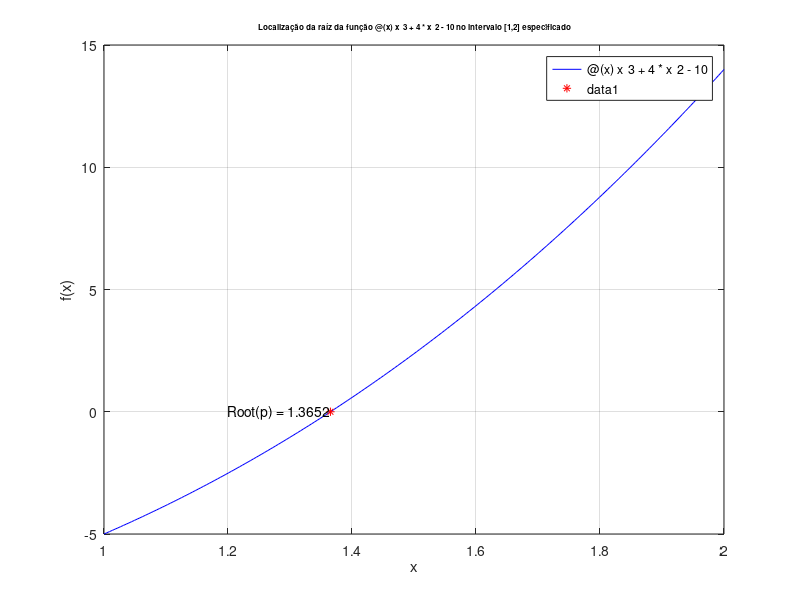

MATLAB code for this plot:
clc
clear all
close all

%funcao
f=@(x) x^3 + 4*x^2 - 10;
%f=@(x) (x+2)*(x+1)*x*((x-1)^3)*(x-2);
%tolerancia relativa
e1=0.00001;
%tolerancia absoluta
e2=0.00005;
%tolerancia
tol=10^-4;
%numero maximo de iteracoes
nmax=100;

iterador = 1;
i = 1;
a = [];
b = [];
p = [];
%definição do intervalo
a(i) = 1;
b(i) = 2;
p(i) = 0; 

fp_abs = abs(f(p(i)));

while ( (fp_abs >= tol)  &&  iterador < nmax)
    
    p(i + 1) = a(i) - ( (f(a(i)) * ( b(i) - a(i) ) ) / ( f(b(i)) - f(a(i)) ) ); 
    if (f(p(i + 1)) * f(a(i)) < 0)
        a(i + 1) = a(i);
        b(i + 1) = p(i + 1);
    else
        a(i + 1) = p(i + 1);
        b(i + 1) = b(i);
    end
          
    fprintf('n:%d, a%d:%f, b%d:%f, p%d:%f  f(p%d): %f\n', i + 1, i, a(i), i, b(i), i + 1, p(i + 1), i + 1, f(p(i + 1)));

    iterador = iterador + 1;
    fp_abs = abs(f(p(i + 1)));
    i = i + 1;

end

str_fun = func2str(f);
%plot da função e de outras firulas
if 1
    fig = figure(1);
    set(fig,'name','Método Falsa Posição','numbertitle','off')
    fplot(f, [a(1), b(1)], 'b') 
    hold on
    plot(p(i), f(p(i)), 'r*');
    title(['\fontsize{8} Localização da raíz da função ', str_fun ,' no intervalo [',num2str(a(1)),',',num2str(b(1)),'] especificado'])
    hold off
    str_root = ['Root(p) = ',num2str(p(i))];
    text(p(i),f(p(i)),str_root,'HorizontalAlignment','right')
    xlabel('x')
    ylabel('f(x)')
    grid on
end